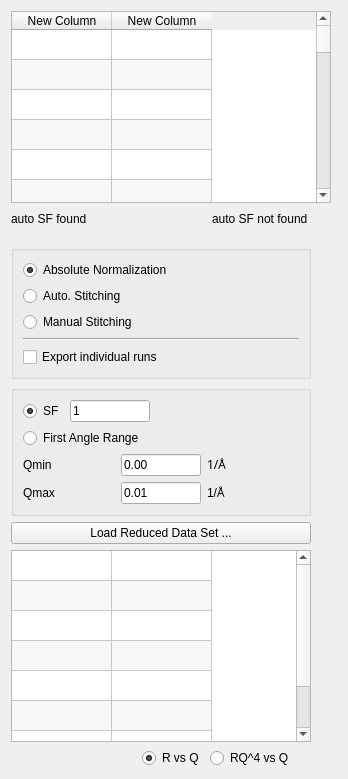
          <widget class="QWidget" name="data_stitching_Tab">
           <property name="autoFillBackground">
            <bool>false</bool>
           </property>
           <attribute name="title">
            <string>Data Stitching</string>
           </attribute>
           <layout class="QVBoxLayout" name="verticalLayout_3">
            <item>
             <layout class="QHBoxLayout" name="horizontalLayout_2">
              <item>
               <layout class="QVBoxLayout" name="verticalLayout_4">
                <property name="sizeConstraint">
                 <enum>QLayout::SetMinimumSize</enum>
                </property>
                <item>
                 <widget class="QTableWidget" name="dataStitchingTable">
                  <property name="enabled">
                   <bool>true</bool>
                  </property>
                  <property name="minimumSize">
                   <size>
                    <width>320</width>
                    <height>0</height>
                   </size>
                  </property>
                  <property name="maximumSize">
                   <size>
                    <width>300</width>
                    <height>16777215</height>
                   </size>
                  </property>
                  <property name="alternatingRowColors">
                   <bool>true</bool>
                  </property>
                  <property name="wordWrap">
                   <bool>false</bool>
                  </property>
                  <attribute name="verticalHeaderVisible">
                   <bool>false</bool>
                  </attribute>
                  <row>
                   <property name="text">
                    <string>New Row</string>
                   </property>
                  </row>
                  <row>
                   <property name="text">
                    <string>New Row</string>
                   </property>
                  </row>
                  <row>
                   <property name="text">
                    <string>New Row</string>
                   </property>
                  </row>
                  <row>
                   <property name="text">
                    <string>New Row</string>
                   </property>
                  </row>
                  <row>
                   <property name="text">
                    <string>New Row</string>
                   </property>
                  </row>
                  <row>
                   <property name="text">
                    <string>New Row</string>
                   </property>
                  </row>
                  <row>
                   <property name="text">
                    <string>New Row</string>
                   </property>
                  </row>
                  <row>
                   <property name="text">
                    <string>New Row</string>
                   </property>
                  </row>
                  <row>
                   <property name="text">
                    <string>New Row</string>
                   </property>
                  </row>
                  <row>
                   <property name="text">
                    <string>New Row</string>
                   </property>
                  </row>
                  <row>
                   <property name="text">
                    <string>New Row</string>
                   </property>
                  </row>
                  <row>
                   <property name="text">
                    <string>New Row</string>
                   </property>
                  </row>
                  <row>
                   <property name="text">
                    <string>New Row</string>
                   </property>
                  </row>
                  <row>
                   <property name="text">
                    <string>New Row</string>
                   </property>
                  </row>
                  <row>
                   <property name="text">
                    <string>New Row</string>
                   </property>
                  </row>
                  <row>
                   <property name="text">
                    <string>New Row</string>
                   </property>
                  </row>
                  <row>
                   <property name="text">
                    <string>New Row</string>
                   </property>
                  </row>
                  <row>
                   <property name="text">
                    <string>New Row</string>
                   </property>
                  </row>
                  <row>
                   <property name="text">
                    <string>New Row</string>
                   </property>
                  </row>
                  <row>
                   <property name="text">
                    <string>New Row</string>
                   </property>
                  </row>
                  <row>
                   <property name="text">
                    <string>New Row</string>
                   </property>
                  </row>
                  <row>
                   <property name="text">
                    <string>New Row</string>
                   </property>
                  </row>
                  <row>
                   <property name="text">
                    <string>New Row</string>
                   </property>
                  </row>
                  <row>
                   <property name="text">
                    <string>New Row</string>
                   </property>
                  </row>
                  <row>
                   <property name="text">
                    <string>New Row</string>
                   </property>
                  </row>
                  <row>
                   <property name="text">
                    <string>New Row</string>
                   </property>
                  </row>
                  <row>
                   <property name="text">
                    <string>New Row</string>
                   </property>
                  </row>
                  <row>
                   <property name="text">
                    <string>New Row</string>
                   </property>
                  </row>
                  <row>
                   <property name="text">
                    <string>New Row</string>
                   </property>
                  </row>
                  <row>
                   <property name="text">
                    <string>New Row</string>
                   </property>
                  </row>
                  <row>
                   <property name="text">
                    <string>New Row</string>
                   </property>
                  </row>
                  <row>
                   <property name="text">
                    <string>New Row</string>
                   </property>
                  </row>
                  <row>
                   <property name="text">
                    <string>New Row</string>
                   </property>
                  </row>
                  <column>
                   <property name="text">
                    <string>New Column</string>
                   </property>
                  </column>
                  <column>
                   <property name="text">
                    <string>New Column</string>
                   </property>
                  </column>
                 </widget>
                </item>
                <item>
                 <layout class="QHBoxLayout" name="horizontalLayout_8">
                  <item>
                   <widget class="QLabel" name="sf_found_label">
                    <property name="text">
                     <string>auto SF found</string>
                    </property>
                   </widget>
                  </item>
                  <item>
                   <spacer name="horizontalSpacer_16">
                    <property name="orientation">
                     <enum>Qt::Horizontal</enum>
                    </property>
                    <property name="sizeType">
                     <enum>QSizePolicy::Fixed</enum>
                    </property>
                    <property name="sizeHint" stdset="0">
                     <size>
                      <width>75</width>
                      <height>20</height>
                     </size>
                    </property>
                   </spacer>
                  </item>
                  <item>
                   <widget class="QLabel" name="sf_not_found_label">
                    <property name="text">
                     <string>auto SF not found</string>
                    </property>
                    <property name="alignment">
                     <set>Qt::AlignLeading|Qt::AlignLeft|Qt::AlignVCenter</set>
                    </property>
                   </widget>
                  </item>
                 </layout>
                </item>
                <item>
                 <spacer name="verticalSpacer_2">
                  <property name="orientation">
                   <enum>Qt::Vertical</enum>
                  </property>
                  <property name="sizeType">
                   <enum>QSizePolicy::Fixed</enum>
                  </property>
                  <property name="sizeHint" stdset="0">
                   <size>
                    <width>20</width>
                    <height>10</height>
                   </size>
                  </property>
                 </spacer>
                </item>
                <item>
                 <widget class="QGroupBox" name="groupBox_2">
                  <property name="maximumSize">
                   <size>
                    <width>300</width>
                    <height>16777215</height>
                   </size>
                  </property>
                  <property name="title">
                   <string/>
                  </property>
                  <layout class="QHBoxLayout" name="horizontalLayout_15">
                   <item>
                    <layout class="QVBoxLayout" name="verticalLayout_22">
                     <item>
                      <widget class="QRadioButton" name="absolute_normalization_button">
                       <property name="text">
                        <string>Absolute Normalization</string>
                       </property>
                       <property name="checked">
                        <bool>true</bool>
                       </property>
                      </widget>
                     </item>
                     <item>
                      <widget class="QRadioButton" name="auto_stitching_button">
                       <property name="text">
                        <string>Auto. Stitching</string>
                       </property>
                      </widget>
                     </item>
                     <item>
                      <widget class="QRadioButton" name="manual_stitching_button">
                       <property name="text">
                        <string>Manual Stitching</string>
                       </property>
                      </widget>
                     </item>
                     <item>
                      <widget class="Line" name="line">
                       <property name="orientation">
                        <enum>Qt::Horizontal</enum>
                       </property>
                      </widget>
                     </item>
                     <item>
                      <widget class="QCheckBox" name="export_individual_checkbox">
                       <property name="text">
                        <string>Export individual runs</string>
                       </property>
                      </widget>
                     </item>
                    </layout>
                   </item>
                  </layout>
                 </widget>
                </item>
                <item>
                 <widget class="QGroupBox" name="sf_first_angle_range_group">
                  <property name="maximumSize">
                   <size>
                    <width>300</width>
                    <height>16777215</height>
                   </size>
                  </property>
                  <property name="title">
                   <string/>
                  </property>
                  <layout class="QHBoxLayout" name="horizontalLayout_14">
                   <item>
                    <layout class="QVBoxLayout" name="verticalLayout_23">
                     <property name="sizeConstraint">
                      <enum>QLayout::SetMinimumSize</enum>
                     </property>
                     <item>
                      <layout class="QHBoxLayout" name="horizontalLayout_20">
                       <property name="sizeConstraint">
                        <enum>QLayout::SetFixedSize</enum>
                       </property>
                       <item>
                        <widget class="QRadioButton" name="sf_button">
                         <property name="text">
                          <string>SF</string>
                         </property>
                         <property name="checked">
                          <bool>true</bool>
                         </property>
                        </widget>
                       </item>
                       <item>
                        <widget class="QLineEdit" name="sf_value">
                         <property name="maximumSize">
                          <size>
                           <width>80</width>
                           <height>16777215</height>
                          </size>
                         </property>
                         <property name="text">
                          <string>1</string>
                         </property>
                        </widget>
                       </item>
                       <item>
                        <spacer name="horizontalSpacer_4">
                         <property name="orientation">
                          <enum>Qt::Horizontal</enum>
                         </property>
                         <property name="sizeType">
                          <enum>QSizePolicy::Expanding</enum>
                         </property>
                         <property name="sizeHint" stdset="0">
                          <size>
                           <width>40</width>
                           <height>20</height>
                          </size>
                         </property>
                        </spacer>
                       </item>
                      </layout>
                     </item>
                     <item>
                      <widget class="QRadioButton" name="first_angle_range_button">
                       <property name="maximumSize">
                        <size>
                         <width>200</width>
                         <height>16777215</height>
                        </size>
                       </property>
                       <property name="text">
                        <string>First Angle Range</string>
                       </property>
                       <property name="checked">
                        <bool>false</bool>
                       </property>
                      </widget>
                     </item>
                     <item>
                      <layout class="QHBoxLayout" name="horizontalLayout_21">
                       <item>
                        <layout class="QVBoxLayout" name="verticalLayout_24">
                         <property name="sizeConstraint">
                          <enum>QLayout::SetFixedSize</enum>
                         </property>
                         <item>
                          <layout class="QHBoxLayout" name="horizontalLayout_22">
                           <property name="sizeConstraint">
                            <enum>QLayout::SetMinimumSize</enum>
                           </property>
                           <item>
                            <widget class="QLabel" name="qmin_label">
                             <property name="enabled">
                              <bool>true</bool>
                             </property>
                             <property name="text">
                              <string>Qmin</string>
                             </property>
                            </widget>
                           </item>
                           <item>
                            <widget class="QLineEdit" name="sf_qmin_value">
                             <property name="enabled">
                              <bool>true</bool>
                             </property>
                             <property name="maximumSize">
                              <size>
                               <width>80</width>
                               <height>16777215</height>
                              </size>
                             </property>
                             <property name="text">
                              <string>0.00</string>
                             </property>
                            </widget>
                           </item>
                           <item>
                            <widget class="QLabel" name="qmin_units">
                             <property name="enabled">
                              <bool>true</bool>
                             </property>
                             <property name="font">
                              <font>
                               <family>Abyssinica SIL</family>
                               <pointsize>8</pointsize>
                              </font>
                             </property>
                             <property name="text">
                              <string>&lt;!DOCTYPE HTML PUBLIC &quot;-//W3C//DTD HTML 4.0//EN&quot; &quot;http://www.w3.org/TR/REC-html40/strict.dtd&quot;&gt;
&lt;html&gt;&lt;head&gt;&lt;meta name=&quot;qrichtext&quot; content=&quot;1&quot; /&gt;&lt;style type=&quot;text/css&quot;&gt;
p, li { white-space: pre-wrap; }
&lt;/style&gt;&lt;/head&gt;&lt;body style=&quot; font-family:'Sans'; font-size:10pt; font-weight:400; font-style:normal;&quot;&gt;
&lt;p style=&quot; margin-top:0px; margin-bottom:0px; margin-left:0px; margin-right:0px; -qt-block-indent:0; text-indent:0px;&quot;&gt;&lt;span style=&quot; font-family:'Lucida Grande'; font-size:9pt;&quot;&gt;1/Å&lt;/span&gt;&lt;/p&gt;&lt;/body&gt;&lt;/html&gt;</string>
                             </property>
                            </widget>
                           </item>
                          </layout>
                         </item>
                         <item>
                          <layout class="QHBoxLayout" name="horizontalLayout_23">
                           <property name="sizeConstraint">
                            <enum>QLayout::SetMinimumSize</enum>
                           </property>
                           <item>
                            <widget class="QLabel" name="qmax_label">
                             <property name="enabled">
                              <bool>true</bool>
                             </property>
                             <property name="text">
                              <string>Qmax</string>
                             </property>
                            </widget>
                           </item>
                           <item>
                            <widget class="QLineEdit" name="sf_qmax_value">
                             <property name="enabled">
                              <bool>true</bool>
                             </property>
                             <property name="maximumSize">
                              <size>
                               <width>80</width>
                               <height>16777215</height>
                              </size>
                             </property>
                             <property name="text">
                              <string>0.01</string>
                             </property>
                            </widget>
                           </item>
                           <item>
                            <widget class="QLabel" name="qmax_units">
                             <property name="enabled">
                              <bool>true</bool>
                             </property>
                             <property name="text">
                              <string>&lt;!DOCTYPE HTML PUBLIC &quot;-//W3C//DTD HTML 4.0//EN&quot; &quot;http://www.w3.org/TR/REC-html40/strict.dtd&quot;&gt;
&lt;html&gt;&lt;head&gt;&lt;meta name=&quot;qrichtext&quot; content=&quot;1&quot; /&gt;&lt;style type=&quot;text/css&quot;&gt;
p, li { white-space: pre-wrap; }
&lt;/style&gt;&lt;/head&gt;&lt;body style=&quot; font-family:'Sans'; font-size:10pt; font-weight:400; font-style:normal;&quot;&gt;
&lt;p style=&quot; margin-top:0px; margin-bottom:0px; margin-left:0px; margin-right:0px; -qt-block-indent:0; text-indent:0px;&quot;&gt;&lt;span style=&quot; font-family:'Lucida Grande'; font-size:9pt;&quot;&gt;1/Å&lt;/span&gt;&lt;/p&gt;&lt;/body&gt;&lt;/html&gt;</string>
                             </property>
                            </widget>
                           </item>
                          </layout>
                         </item>
                        </layout>
                       </item>
                      </layout>
                     </item>
                    </layout>
                   </item>
                  </layout>
                 </widget>
                </item>
                <item>
                 <layout class="QVBoxLayout" name="verticalLayout_7">
                  <item>
                   <widget class="QPushButton" name="loadReducedAsciiDataSet">
                    <property name="enabled">
                     <bool>true</bool>
                    </property>
                    <property name="minimumSize">
                     <size>
                      <width>300</width>
                      <height>0</height>
                     </size>
                    </property>
                    <property name="maximumSize">
                     <size>
                      <width>300</width>
                      <height>16777215</height>
                     </size>
                    </property>
                    <property name="text">
                     <string>Load Reduced Data Set ...</string>
                    </property>
                   </widget>
                  </item>
                  <item>
                   <widget class="QTableWidget" name="reducedAsciiDataSetTable">
                    <property name="enabled">
                     <bool>true</bool>
                    </property>
                    <property name="minimumSize">
                     <size>
                      <width>300</width>
                      <height>0</height>
                     </size>
                    </property>
                    <property name="maximumSize">
                     <size>
                      <width>300</width>
                      <height>16777215</height>
                     </size>
                    </property>
                    <property name="contextMenuPolicy">
                     <enum>Qt::CustomContextMenu</enum>
                    </property>
                    <property name="horizontalScrollBarPolicy">
                     <enum>Qt::ScrollBarAlwaysOff</enum>
                    </property>
                    <property name="editTriggers">
                     <set>QAbstractItemView::SelectedClicked</set>
                    </property>
                    <property name="alternatingRowColors">
                     <bool>true</bool>
                    </property>
                    <property name="selectionMode">
                     <enum>QAbstractItemView::ExtendedSelection</enum>
                    </property>
                    <property name="wordWrap">
                     <bool>false</bool>
                    </property>
                    <property name="columnCount">
                     <number>2</number>
                    </property>
                    <attribute name="horizontalHeaderVisible">
                     <bool>false</bool>
                    </attribute>
                    <attribute name="horizontalHeaderCascadingSectionResizes">
                     <bool>false</bool>
                    </attribute>
                    <attribute name="verticalHeaderVisible">
                     <bool>false</bool>
                    </attribute>
                    <row>
                     <property name="text">
                      <string>New Row</string>
                     </property>
                    </row>
                    <row>
                     <property name="text">
                      <string>New Row</string>
                     </property>
                    </row>
                    <row>
                     <property name="text">
                      <string>New Row</string>
                     </property>
                    </row>
                    <row>
                     <property name="text">
                      <string>New Row</string>
                     </property>
                    </row>
                    <row>
                     <property name="text">
                      <string>New Row</string>
                     </property>
                    </row>
                    <row>
                     <property name="text">
                      <string>New Row</string>
                     </property>
                    </row>
                    <row>
                     <property name="text">
                      <string>New Row</string>
                     </property>
                    </row>
                    <row>
                     <property name="text">
                      <string>New Row</string>
                     </property>
                    </row>
                    <column>
                     <property name="text">
                      <string>New Column</string>
                     </property>
                    </column>
                    <column>
                     <property name="text">
                      <string>New Column</string>
                     </property>
                    </column>
                   </widget>
                  </item>
                 </layout>
                </item>
               </layout>
              </item>
              <item>
               <widget class="MPLWidgetXLogYLog" name="data_stitching_plot" native="true">
                <property name="enabled">
                 <bool>true</bool>
                </property>
                <property name="sizePolicy">
                 <sizepolicy hsizetype="Expanding" vsizetype="Expanding">
                  <horstretch>0</horstretch>
                  <verstretch>0</verstretch>
                 </sizepolicy>
                </property>
               </widget>
              </item>
             </layout>
            </item>
            <item>
             <layout class="QHBoxLayout" name="horizontalLayout_7">
              <item>
               <spacer name="horizontalSpacer_5">
                <property name="orientation">
                 <enum>Qt::Horizontal</enum>
                </property>
                <property name="sizeHint" stdset="0">
                 <size>
                  <width>40</width>
                  <height>20</height>
                 </size>
                </property>
               </spacer>
              </item>
              <item>
               <spacer name="horizontalSpacer_2">
                <property name="orientation">
                 <enum>Qt::Horizontal</enum>
                </property>
                <property name="sizeHint" stdset="0">
                 <size>
                  <width>40</width>
                  <height>20</height>
                 </size>
                </property>
               </spacer>
              </item>
              <item>
               <spacer name="horizontalSpacer_3">
                <property name="orientation">
                 <enum>Qt::Horizontal</enum>
                </property>
                <property name="sizeHint" stdset="0">
                 <size>
                  <width>40</width>
                  <height>20</height>
                 </size>
                </property>
               </spacer>
              </item>
              <item>
               <widget class="QRadioButton" name="RvsQ">
                <property name="enabled">
                 <bool>true</bool>
                </property>
                <property name="text">
                 <string>R vs Q</string>
                </property>
                <property name="checked">
                 <bool>true</bool>
                </property>
               </widget>
              </item>
              <item>
               <widget class="QRadioButton" name="RQ4vsQ">
                <property name="enabled">
                 <bool>true</bool>
                </property>
                <property name="text">
                 <string>RQ^4 vs Q</string>
                </property>
               </widget>
              </item>
              <item>
               <spacer name="horizontalSpacer">
                <property name="orientation">
                 <enum>Qt::Horizontal</enum>
                </property>
                <property name="sizeHint" stdset="0">
                 <size>
                  <width>40</width>
                  <height>20</height>
                 </size>
                </property>
               </spacer>
              </item>
             </layout>
            </item>
           </layout>
          </widget>
